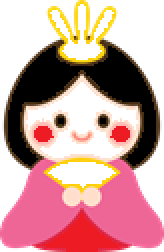
#> input picture ePaper-2.9inch/sample/sample.bmp, 82 x 126 px (shown 2 times larger)
$ python color_reduction.py
#> lines starting #> are read from the running program, lines starting #| are printed output that depends on the picture
import os
from datetime import datetime
from PIL import Image

# 現在のスクリプトのフォルダパスを取得
folder_path = os.path.dirname(os.path.abspath(__file__))

# 処理対象のBMPファイル名（このフォルダ内にある）
input_file_name = "sample.bmp"

# 減色するパレットを定義
custom_palette = [
    (0, 0, 0),  # 黒
    (255, 255, 255),  # 白
    #     (0, 255, 0),  # 緑
    #     (0, 0, 255),  # 青
    (255, 0, 0),  # 赤
    #     (255, 255, 0),  # 黄色
]


def reduce_colors_with_palette(input_path, output_path, palette_colors):
    # パレットの色を定義（最大256色まで指定可能）
    # 各色は(R, G, B)のタプル
#> called with input_path = 'ePaper-2.9inch/sample/sample.bmp'
    palette = []
    for color in palette_colors:
        palette.extend(color)  # RGBを展開して追加

    # パレットを256色分埋める（足りない場合は0で埋める）
    while len(palette) < 256 * 3:
        palette.extend((0, 0, 0))

    # 入力画像を開く
    image = Image.open(input_path).convert("RGB")
#> image is the input picture: PIL image 82x126 RGB; mean R, G, B 202.3, 158.8, 157.4

    # 新しい画像を作成し、指定したパレットを設定
    paletted_image = Image.new("P", image.size)
#> paletted_image: PIL image 82x126 P; every value is 0
    paletted_image.putpalette(palette)

    # 入力画像をパレット画像に変換
    paletted_image.paste(image.convert("RGB").quantize(palette=paletted_image))
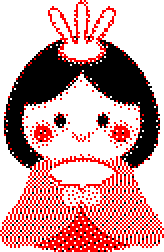
#> paletted_image: PIL image 82x126 P (shown 2 times larger); mean R, G, B 203, 156.5, 156.5

    # BMP形式で保存
    paletted_image.save(output_path, format="BMP")


# 入力画像と出力画像のパスを定義
input_file_path = os.path.join(folder_path, input_file_name)
current_datetime = datetime.now().strftime("%y%m%d_%H%M%S%f")[:-3]
output_file_name = f"{current_datetime}_{input_file_name}"
output_file_path = os.path.join(folder_path, output_file_name)

# 指定パレットで減色
reduce_colors_with_palette(input_file_path, output_file_path, custom_palette)
print("指定パレットによる減色処理が完了しました！")
